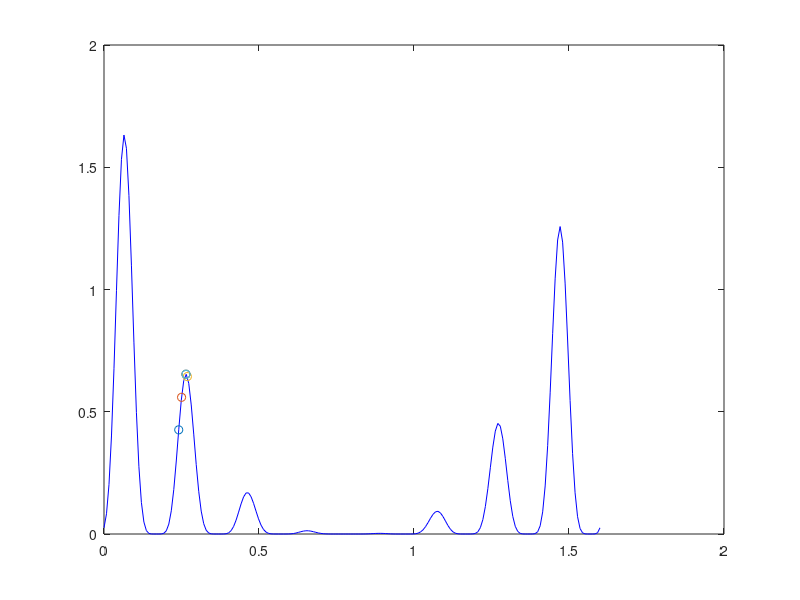
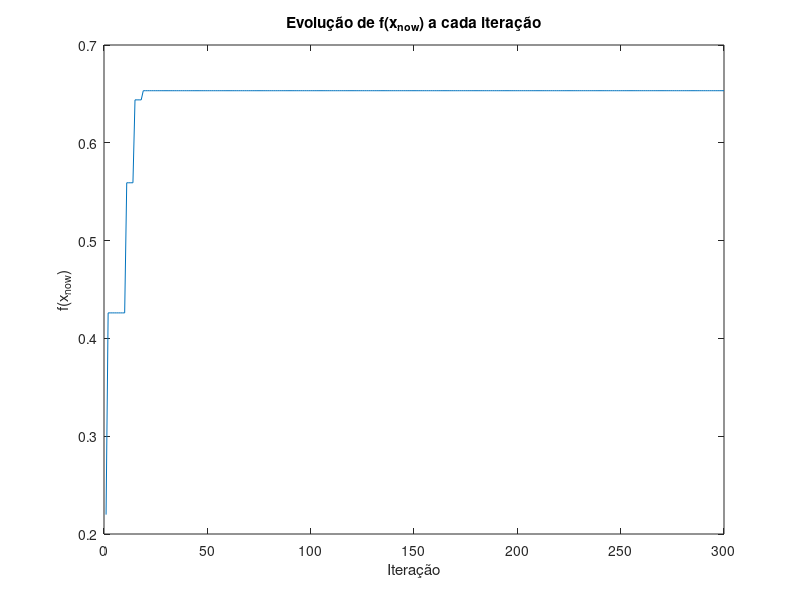

The MATLAB script that drew these images, in order:
close all 
clear all
f = @(x) 4*(sin(5*pi*x+0.5)).^6 .* exp(log2((x-0.8).^2)); % what is this
x = linspace(0,1.6,200); 
y=f(x);
plot(x,y,'b');
hold on 
i = 1;
delta = 0.02;
x_now = rand * 1.6;
x_old = x_now;
f_evolucao = zeros(1, 300);
while i <= 300
valor_rand = (rand - 0.5) * delta;
x_now = x_old + 2 * valor_rand;
if f(x_now) > f(x_old)
    %ta a subir
    plot(x_now,f(x_now), 'o')
    x_old = x_now;
end 
f_evolucao(i) = f(x_old);
i = i + 1;

end

figure;
plot(1:(i - 1), f_evolucao); % plota a evolução de f(x_now)
xlabel('Iteração');
ylabel('f(x_{now})');
title('Evolução de f(x_{now}) a cada iteração');
